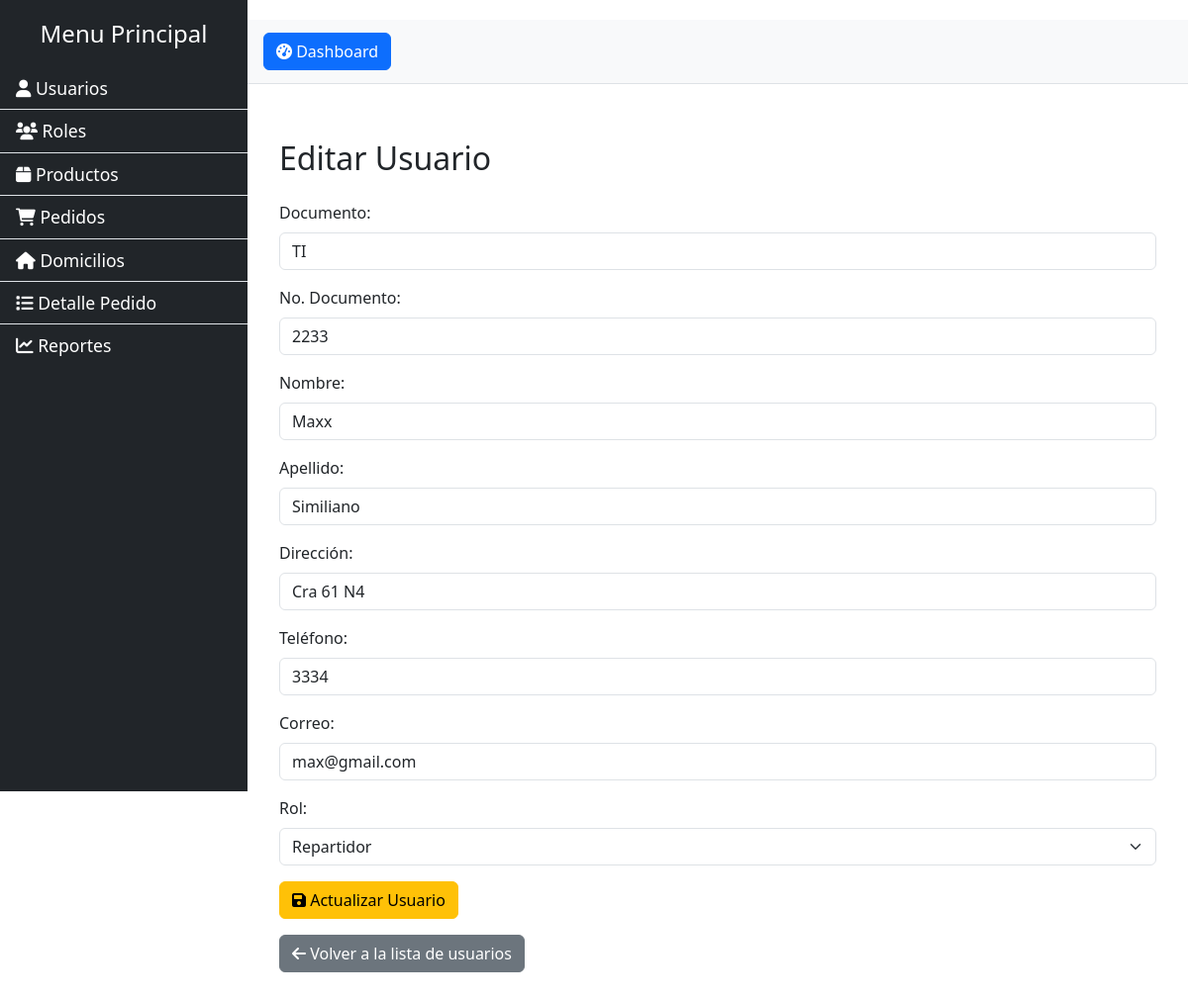
Page /controller/UsuarioController.php?action=edit&id=3 on the committed database.
### tables this page shows
CREATE TABLE Usuario (
  Idusuario INT AUTO_INCREMENT PRIMARY KEY, 
  Documentousuario VARCHAR(30) NOT NULL,
  Nodocumento INT NOT NULL,
  Nombreusuario VARCHAR(40) NOT NULL,
  Apellidousuario VARCHAR(40) NOT NULL,
  Direccionusuario VARCHAR(50) NOT NULL,
  Telusuario VARCHAR(15) NOT NULL,
  Correousuario VARCHAR(50) NOT NULL,
  Claveusuario VARCHAR(30) NOT NULL,
  Estadousuario VARCHAR(30) NOT NULL,
  Idrolusuariofk INT,
  FOREIGN KEY (Idrolusuariofk) REFERENCES Rol(Idrolusuario)
);

CREATE TABLE Rol (
  Idrolusuario INT AUTO_INCREMENT PRIMARY KEY,
  Descripcionrol VARCHAR(40) NOT NULL,
  Estadorol VARCHAR(40) NOT NULL
);

### model/Conexion.php (called while the page is built)
<?php
class Conexion {
    private $host = 'localhost';
    private $db = 'f_saltos';
    private $user = 'root';
    private $pass = '';
    public function conectar() {
        try {
            $conexion = new PDO("mysql:host=$this->host;dbname=$this->db", $this->user, $this->pass);
            $conexion->setAttribute(PDO::ATTR_ERRMODE, PDO::ERRMODE_EXCEPTION);
            return $conexion;
        } catch (PDOException $e) {
            echo "Error de conexión: " . $e->getMessage();
            return null;
        }
    }
    public function ejecutar($sql, $params = []) {
        $conexion = $this->conectar();
        if ($conexion) {
            $stmt = $conexion->prepare($sql);
            $stmt->execute($params);
            return $stmt;
        }
        return null;
    }
}
?>

### model/clsUsuario.php (called while the page is built, shortened)
<?php
require_once('Conexion.php');
class Usuario extends Conexion {
public function getUsuarioById($id) {
        return $this->ejecutar("SELECT u.*, r.Descripcionrol FROM Usuario u JOIN Rol r ON u.Idrolusuariofk = r.Idrolusuario WHERE u.Idusuario = ?", [$id])->fetch(PDO::FETCH_ASSOC);
    }
public function getAllRoles() {
	$sql = "SELECT * FROM Rol";
	return $this->ejecutar($sql)->fetchAll(PDO::FETCH_ASSOC);
}
}
?>

### view/EditUsuarioView.php (the view, shortened to what this page needs)
<?php
require_once('../model/clsUsuario.php');
$usuarioModel = new Usuario();
$user = $usuarioModel->getUsuarioById($_GET['id']);
$roles = $usuarioModel->getAllRoles();
?>
<!DOCTYPE html>
<html lang="en">
<head>
    <link rel="stylesheet" href="../applications/css/dashboard.css">
    <link href="https://cdn.jsdelivr.net/npm/bootstrap@5.3.0/dist/css/bootstrap.min.css" rel="stylesheet">
    <link rel="stylesheet" href="https://cdnjs.cloudflare.com/ajax/libs/font-awesome/6.0.0-beta3/css/all.min.css">
</head>
<body>
    <div class="d-flex" id="wrapper">
        <div class="bg-dark border-right" id="sidebar-wrapper">
            <div class="sidebar-heading text-white">Menu Principal</div>
            <div class="list-group list-group-flush">
                <a href="../view/UsuarioView.php" class="list-group-item list-group-item-action bg-dark text-white" id="crud-usuario">
                    <i class="fas fa-user"></i> Usuarios
                </a>
                <a href="../view/RolView.php" class="list-group-item list-group-item-action bg-dark text-white" id="crud-rol">
                    <i class="fas fa-users"></i> Roles
                </a>
                <a href="../view/ProductoView.php" class="list-group-item list-group-item-action bg-dark text-white" id="crud-producto">
                    <i class="fas fa-box"></i> Productos
                </a>
                <a href="../view/PedidoView.php" class="list-group-item list-group-item-action bg-dark text-white" id="crud-pedido">
                    <i class="fas fa-shopping-cart"></i> Pedidos
                </a>
                <a href="../view/DomicilioView.php" class="list-group-item list-group-item-action bg-dark text-white" id="crud-domicilio">
                    <i class="fas fa-home"></i> Domicilios
                </a>
                <a href="../view/DetallePedidoView.php" class="list-group-item list-group-item-action bg-dark text-white" id="crud-detallepedido">
                    <i class="fas fa-list"></i> Detalle Pedido
                </a>
                <a href="../view/ReportesView.php" class="list-group-item list-group-item-action bg-dark text-white" id="reportes">
                    <i class="fas fa-chart-line"></i> Reportes
                </a>
            </div>
        </div>
        <div id="page-content-wrapper">
            <nav class="navbar navbar-expand-lg navbar-light bg-light border-bottom">
                <a class="navbar-brand" href="../view/Dashboard.php"><button class="btn btn-primary" id="menu-toggle"><i class="fas fa-tachometer-alt"></i> Dashboard</button></a>
            </nav>
            <div class="container-fluid" id="main-content">
                <h2 class="mt-4">Editar Usuario</h2>
                <form action="../controller/UsuarioController.php?action=edit&id=<?php echo htmlspecialchars($user['Idusuario']); ?>" method="POST" class='mt-4'>
                    <div class='mb-3'>
                        <label for='documento' class='form-label'>Documento:</label>
                        <input type='text' id='documento' name='documento' value="<?php echo htmlspecialchars($user['Documentousuario']); ?>" required class='form-control'>
                    </div>
                    <div class='mb-3'>
                        <label for='nodocumento' class='form-label'>No. Documento:</label>
                        <input type='number' id='nodocumento' name='nodocumento' value="<?php echo htmlspecialchars($user['Nodocumento']); ?>" required class='form-control'>
                    </div>
                    <div class='mb-3'>
                        <label for='nombre' class='form-label'>Nombre:</label>
                        <input type='text' id='nombre' name='nombre' value="<?php echo htmlspecialchars($user['Nombreusuario']); ?>" required class='form-control'>
                    </div>
                    <div class='mb-3'>
                        <label for='apellido' class='form-label'>Apellido:</label>
                        <input type='text' id='apellido' name='apellido' value="<?php echo htmlspecialchars($user['Apellidousuario']); ?>" required class='form-control'>
                    </div>
                    <div class='mb-3'>
                        <label for='direccion' class='form-label'>Dirección:</label>
                        <input type='text' id='direccion' name='direccion' value="<?php echo htmlspecialchars($user['Direccionusuario']); ?>" required class='form-control'>
                    </div>
                    <div class='mb-3'>
                        <label for='telefono' class='form-label'>Teléfono:</label>
                        <input type='text' id='telefono' name='telefono' value="<?php echo htmlspecialchars($user['Telusuario']); ?>" required class='form-control'>
                    </div>
                    <div class='mb-3'>
                        <label for='correo' class='form-label'>Correo:</label>
                        <input type='email' id='correo' name='correo' value="<?php echo htmlspecialchars($user['Correousuario']); ?>" required class='form-control'>
                    </div>
                    <div class='mb-3'>
                        <label for='idrol' class='form-label'>Rol:</label>
                        <select id='idrol' name='idrol' required class='form-select'>
                            <?php foreach ($roles as $role): ?>
                                <option value="<?= htmlspecialchars($role['Idrolusuario']) ?>" <?= ($role['Idrolusuario'] == $user['Idrolusuariofk']) ? 'selected' : '' ?>>
                                    <?= htmlspecialchars($role['Descripcionrol']) ?>
                                </option>
                            <?php endforeach; ?>
                        </select>
                    </div>
                    <button type='submit' class='btn btn-warning'>
                        <i class='fas fa-save'></i> Actualizar Usuario
                    </button>
                </form>
                <a href="../view/UsuarioView.php" class='btn btn-secondary mt-3'>
                    <i class='fas fa-arrow-left'></i> Volver a la lista de usuarios
                </a>
            </div>
        </div>
    </div>
</body>
</html>

### applications/css/dashboard.css (style rules this page uses)
body { font-family: 'Arial', sans-serif; }
#wrapper { display: flex; width: 100%; }
#sidebar-wrapper { width: 250px; position: fixed; top: 0; left: 0; height: 100vh; z-index: 1000; background-color: #343a40; }
.sidebar-heading { padding: 1rem; font-size: 1.5rem; text-align: center; background-color: #212529; }
.list-group-item { padding: 15px; font-size: 1.1rem; }
#page-content-wrapper { width: 100%; padding-left: 250px; padding-top: 20px; }
#menu-toggle { margin-left: 1rem; }
#main-content { padding: 2rem; }

### rows in the picture
usuario: documento "TI", nodocumento "2233", nombre "Maxx", apellido "Similiano", direccion "Cra 61 N4", telefono "3334", correo "max@gmail.com", idrol "Repartidor"
